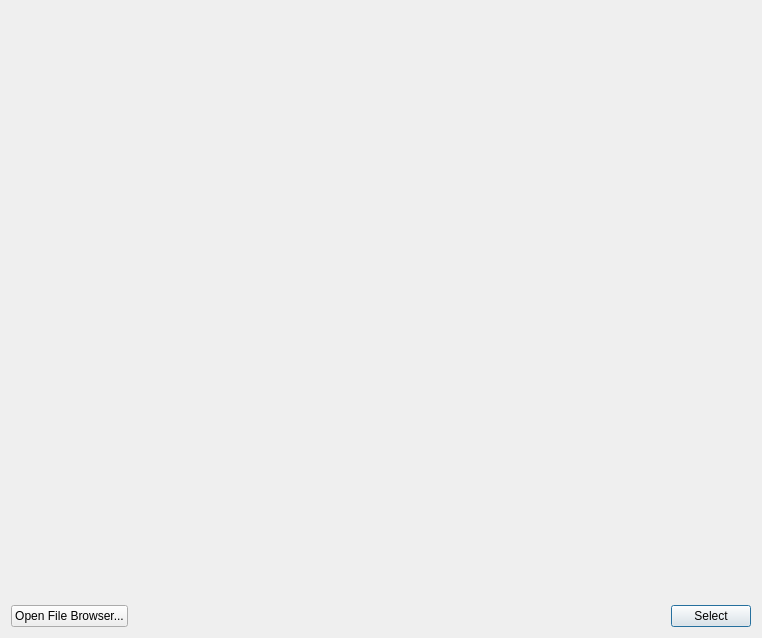
<?xml version="1.0" encoding="UTF-8"?>
<ui version="4.0">
 <class>AssetBrowserDlg</class>
 <widget class="QDialog" name="AssetBrowserDlg">
  <property name="geometry">
   <rect>
    <x>0</x>
    <y>0</y>
    <width>762</width>
    <height>638</height>
   </rect>
  </property>
  <property name="windowTitle">
   <string>Asset Browser</string>
  </property>
  <layout class="QVBoxLayout" name="verticalLayout">
   <item>
    <widget class="ezAssetBrowserWidget" name="AssetBrowserWidget" native="true"/>
   </item>
   <item>
    <layout class="QHBoxLayout" name="horizontalLayout">
     <item>
      <widget class="QPushButton" name="ButtonFileDialog">
       <property name="text">
        <string>Open File Browser...</string>
       </property>
      </widget>
     </item>
     <item>
      <spacer name="horizontalSpacer">
       <property name="orientation">
        <enum>Qt::Horizontal</enum>
       </property>
       <property name="sizeHint" stdset="0">
        <size>
         <width>40</width>
         <height>20</height>
        </size>
       </property>
      </spacer>
     </item>
     <item>
      <widget class="QPushButton" name="ButtonSelect">
       <property name="text">
        <string>Select</string>
       </property>
       <property name="default">
        <bool>true</bool>
       </property>
      </widget>
     </item>
    </layout>
   </item>
  </layout>
 </widget>
 <customwidgets>
  <customwidget>
   <class>ezAssetBrowserWidget</class>
   <extends>QWidget</extends>
   <header>EditorFramework/Assets/AssetBrowserWidget.moc.h</header>
   <container>1</container>
  </customwidget>
 </customwidgets>
 <resources/>
 <connections/>
</ui>
